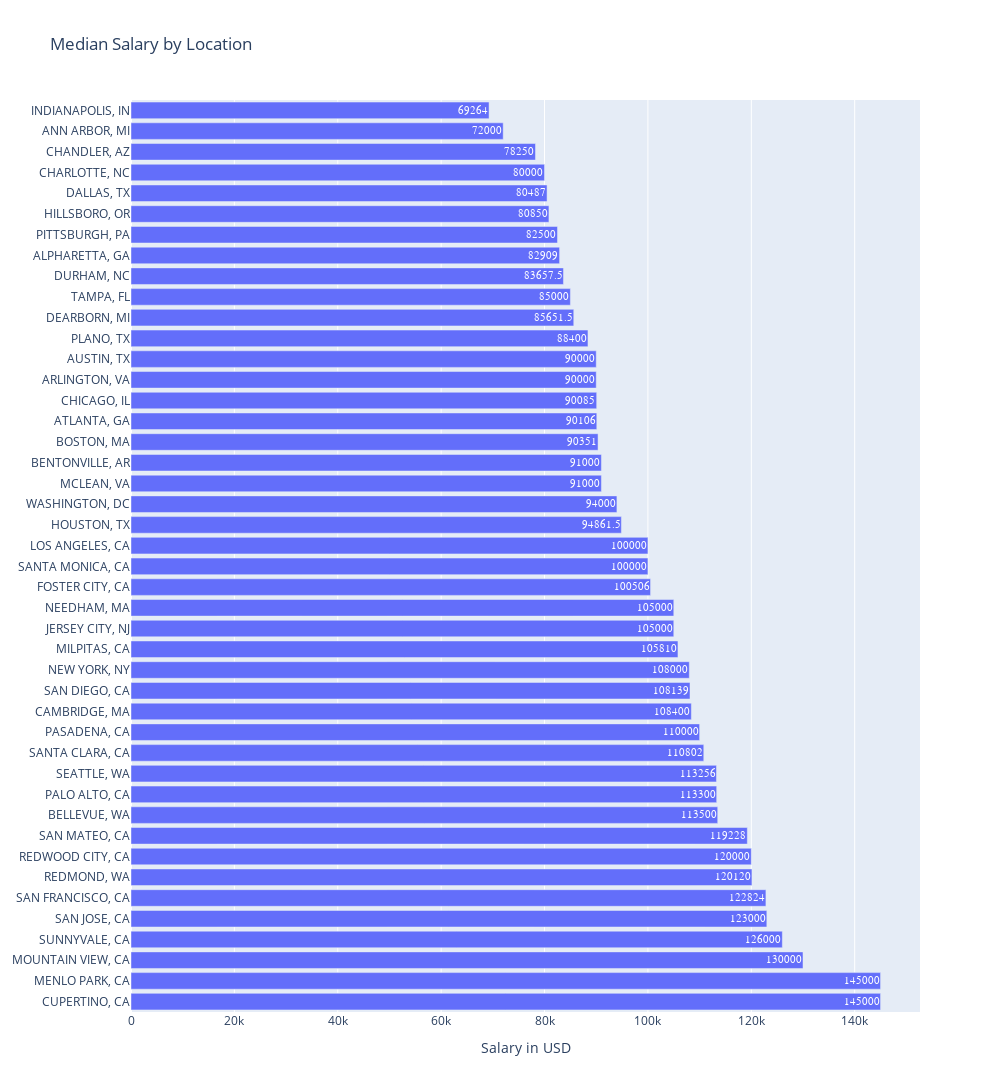

Notebook code cell kept with this figure:
### Code cell
loc_salaries = loc_salaries.sort_values(by='salary_median', ascending=False)

data = [go.Bar(
    y=loc_salaries.index, 
    x=loc_salaries.salary_median, 
    text=loc_salaries.salary_median, 
    textposition='inside',
        textfont=dict(
        family="sans serif",
        size=100),
    orientation='h')]

layout = go.Layout(
    autosize=False,
    width=1000,
    height=1200
)

fig = go.Figure(data=data, layout=layout)
fig.update_layout(
    title = 'Median Salary by Location', 
    xaxis_title = 'Salary in USD',
    yaxis_dtick = 1
)
fig.show()

### Figure 1 — Plotly figure (JSON) as saved in the notebook; plotly's stock layout.template omitted (floating-point values rounded to 4 significant figures)
{"data": [{"orientation": "h", "text": [145000, 145000, 130000, 126000, 123000, 122824, 120120, 120000, 119228, 113500, 113300, 113256, 110802, 110000, 108400, 108139, 108000, 105810, 105000, 105000, 100506, 100000, 100000, 94860.0, 94000, 91000, 91000, 90351, 90106, 90085, 90000, 90000, 88400, 85650.0, 85000, 83660.0, 82909, 82500, 80850, 80487, 80000, 78250, 72000, 69264], "textfont": {"family": "sans serif", "size": 100}, "textposition": "inside", "type": "bar", "x": [145000, 145000, 130000, 126000, 123000, 122824, 120120, 120000, 119228, 113500, 113300, 113256, 110802, 110000, 108400, 108139, 108000, 105810, 105000, 105000, 100506, 100000, 100000, 94860.0, 94000, 91000, 91000, 90351, 90106, 90085, 90000, 90000, 88400, 85650.0, 85000, 83660.0, 82909, 82500, 80850, 80487, 80000, 78250, 72000, 69264], "y": ["CUPERTINO, CA", "MENLO PARK, CA", "MOUNTAIN VIEW, CA", "SUNNYVALE, CA", "SAN JOSE, CA", "SAN FRANCISCO, CA", "REDMOND, WA", "REDWOOD CITY, CA", "SAN MATEO, CA", "BELLEVUE, WA", "PALO ALTO, CA", "SEATTLE, WA", "SANTA CLARA, CA", "PASADENA, CA", "CAMBRIDGE, MA", "SAN DIEGO, CA", "NEW YORK, NY", "MILPITAS, CA", "JERSEY CITY, NJ", "NEEDHAM, MA", "FOSTER CITY, CA", "SANTA MONICA, CA", "LOS ANGELES, CA", "HOUSTON, TX", "WASHINGTON, DC", "MCLEAN, VA", "BENTONVILLE, AR", "BOSTON, MA", "ATLANTA, GA", "CHICAGO, IL", "ARLINGTON, VA", "AUSTIN, TX", "PLANO, TX", "DEARBORN, MI", "TAMPA, FL", "DURHAM, NC", "ALPHARETTA, GA", "PITTSBURGH, PA", "HILLSBORO, OR", "DALLAS, TX", "CHARLOTTE, NC", "CHANDLER, AZ", "ANN ARBOR, MI", "INDIANAPOLIS, IN"]}], "layout": {"autosize": false, "height": 1200, "title": {"text": "Median Salary by Location"}, "width": 1000, "xaxis": {"title": {"text": "Salary in USD"}}, "yaxis": {"dtick": 1}}}
